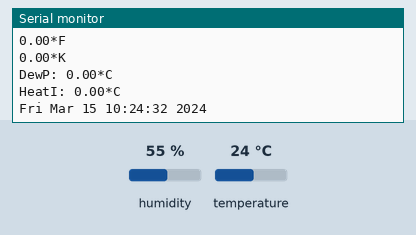
Simulated run of this sketch. Board: Particle Photon. Shown: the last lines printed to the serial monitor. The test bench sets the inputs (shaded band); at power-on: humidity 55 %, temperature 24 °C. The local clock reads 2024-03-15 10:24:30 at power-on unless the sketch sets it.

Above: at 3.2 s.
3.3 s: humidity set to 22 %
At 5.8 s:
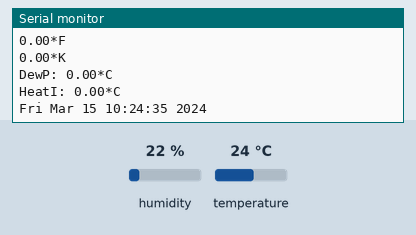
7.2 s: humidity set to 40 %
At 9.2 s:
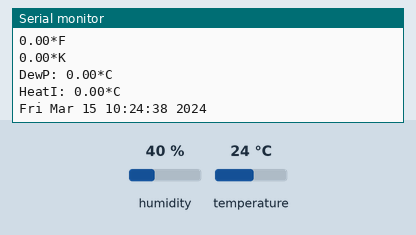
Timing chart, 0 to 10.7 s (numbered marks = the images above; inputs shaded):
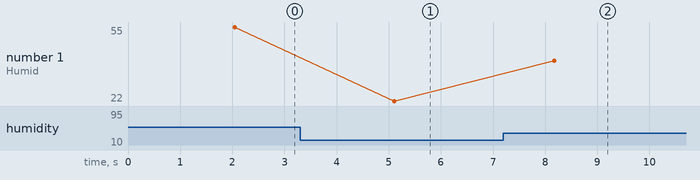

The sketch:

sdq_temp_publish.ino
```cpp
// This #include statement was automatically added by the Particle IDE.
#include <Adafruit_DHT_Particle.h>


// Example testing sketch for various DHT humidity/temperature sensors
// Written by ladyada, public domain

#define DHTPIN D2     // what pin we're connected to

// Uncomment whatever type you're using!
#define DHTTYPE DHT11		// DHT 11
//#define DHTTYPE DHT22		// DHT 22 (AM2302)
//#define DHTTYPE DHT21		// DHT 21 (AM2301)

// Connect pin 1 (on the left) of the sensor to +5V
// Connect pin 2 of the sensor to whatever your DHTPIN is
// Connect pin 4 (on the right) of the sensor to GROUND
// Connect a 10K resistor from pin 2 (data) to pin 1 (power) of the sensor

DHT dht(DHTPIN, DHTTYPE);

void setup() {
	Serial.begin(9600);
	Serial.println("DHT11 test!");
	Particle.publish("state", "DHT11 test start");

	dht.begin();
	delay(2000);
}

void loop() {
// Wait a few seconds between measurements.
//	delay(2000);

// Reading temperature or humidity takes about 250 milliseconds!
// Sensor readings may also be up to 2 seconds 'old' (its a
// very slow sensor)
	float h = dht.getHumidity();
// Read temperature as Celsius
	float t = dht.getTempCelcius();
// Read temperature as Farenheit
	float f = dht.getTempFarenheit();

// Check if any reads failed and exit early (to try again).
	if (isnan(h) || isnan(t) || isnan(f)) {
		Serial.println("Failed to read from DHT sensor!");
		return;
	}

// Compute heat index
// Must send in temp in Fahrenheit!
	float hi = dht.getHeatIndex();
	float dp = dht.getDewPoint();
	float k = dht.getTempKelvin();

	Serial.print("Humid: ");
	Serial.print(h);
	Serial.println("%");
	Serial.print("Temp: ");
	Serial.print(t);
	Serial.println("*C ");
	Serial.print(f);
	Serial.println("*F ");
	Serial.print(k);
	Serial.println("*K");
	Serial.print("DewP: ");
	Serial.print(dp);
	Serial.println("*C");
	Serial.print("HeatI: ");
	Serial.print(hi);
	Serial.println("*C");
	Serial.println(Time.timeStr());

	//Publish the temp data to the console
Particle.publish("Temp C",String (t),60,PRIVATE);
Particle.publish("Humidity",String (h),60,PRIVATE);

	delay(3000);            //read sensor every XXXX milliseconds

}
```

Measured:
- after the input at 3.3 s, the serial monitor: prints a new line after 1.8 s (image 1)
- after the input at 7.2 s, the serial monitor: prints a new line after 0.97 s (image 2)
- plotted number 1: 55 → 22 after the input at 3.3 s, 22 → 40 after the input at 7.2 s
